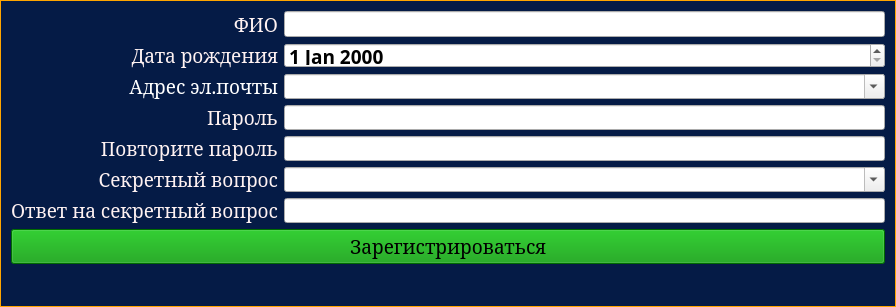
<?xml version="1.0" encoding="UTF-8"?>
<ui version="4.0">
 <class>RegisterForm</class>
 <widget class="QWidget" name="RegisterForm">
  <property name="geometry">
   <rect>
    <x>0</x>
    <y>0</y>
    <width>896</width>
    <height>307</height>
   </rect>
  </property>
  <property name="sizePolicy">
   <sizepolicy hsizetype="Fixed" vsizetype="Fixed">
    <horstretch>0</horstretch>
    <verstretch>0</verstretch>
   </sizepolicy>
  </property>
  <property name="minimumSize">
   <size>
    <width>655</width>
    <height>261</height>
   </size>
  </property>
  <property name="maximumSize">
   <size>
    <width>1666666</width>
    <height>350</height>
   </size>
  </property>
  <property name="windowTitle">
   <string>Register new account</string>
  </property>
  <property name="styleSheet">
   <string notr="true">QWidget#RegisterForm {background-color: rgb(5, 27, 70);}
QWidget#RegisterForm {border: 1px solid orange;}</string>
  </property>
  <layout class="QGridLayout" name="gridLayout">
   <item row="0" column="1">
    <layout class="QVBoxLayout" name="verticalLayout_2">
     <item>
      <widget class="QLineEdit" name="input_full_name">
       <property name="sizePolicy">
        <sizepolicy hsizetype="Expanding" vsizetype="Preferred">
         <horstretch>0</horstretch>
         <verstretch>0</verstretch>
        </sizepolicy>
       </property>
       <property name="font">
        <font>
         <family>Bahnschrift SemiBold</family>
         <pointsize>14</pointsize>
         <weight>75</weight>
         <italic>false</italic>
         <bold>true</bold>
        </font>
       </property>
      </widget>
     </item>
     <item>
      <widget class="QDateEdit" name="date_birthday">
       <property name="sizePolicy">
        <sizepolicy hsizetype="Minimum" vsizetype="Preferred">
         <horstretch>0</horstretch>
         <verstretch>0</verstretch>
        </sizepolicy>
       </property>
       <property name="font">
        <font>
         <family>Bahnschrift SemiBold</family>
         <pointsize>14</pointsize>
         <weight>75</weight>
         <italic>false</italic>
         <bold>true</bold>
        </font>
       </property>
      </widget>
     </item>
     <item>
      <widget class="QComboBox" name="input_email">
       <property name="sizePolicy">
        <sizepolicy hsizetype="Preferred" vsizetype="Preferred">
         <horstretch>0</horstretch>
         <verstretch>0</verstretch>
        </sizepolicy>
       </property>
       <property name="font">
        <font>
         <family>Bahnschrift SemiBold</family>
         <pointsize>14</pointsize>
         <weight>7</weight>
         <italic>false</italic>
         <bold>false</bold>
        </font>
       </property>
       <property name="styleSheet">
        <string notr="true">font: 63 14pt &quot;Bahnschrift SemiBold&quot;;</string>
       </property>
       <property name="editable">
        <bool>true</bool>
       </property>
      </widget>
     </item>
     <item>
      <widget class="QLineEdit" name="input_password">
       <property name="sizePolicy">
        <sizepolicy hsizetype="Expanding" vsizetype="Preferred">
         <horstretch>0</horstretch>
         <verstretch>0</verstretch>
        </sizepolicy>
       </property>
       <property name="font">
        <font>
         <family>Bahnschrift SemiBold</family>
         <pointsize>14</pointsize>
         <weight>75</weight>
         <italic>false</italic>
         <bold>true</bold>
        </font>
       </property>
       <property name="toolTip">
        <string>&lt;html&gt;&lt;head/&gt;&lt;body&gt;&lt;p&gt;Нажмите F1, чтобы увидеть пароль&lt;/p&gt;&lt;p&gt;Нажмите F2, чтобы сгенерировать случайный пароль&lt;/p&gt;&lt;/body&gt;&lt;/html&gt;</string>
       </property>
       <property name="echoMode">
        <enum>QLineEdit::Password</enum>
       </property>
      </widget>
     </item>
     <item>
      <widget class="QLineEdit" name="input_repeat_password">
       <property name="sizePolicy">
        <sizepolicy hsizetype="Expanding" vsizetype="Preferred">
         <horstretch>0</horstretch>
         <verstretch>0</verstretch>
        </sizepolicy>
       </property>
       <property name="font">
        <font>
         <family>Bahnschrift SemiBold</family>
         <pointsize>14</pointsize>
         <weight>75</weight>
         <italic>false</italic>
         <bold>true</bold>
        </font>
       </property>
       <property name="echoMode">
        <enum>QLineEdit::Password</enum>
       </property>
      </widget>
     </item>
     <item>
      <widget class="QComboBox" name="secret_question">
       <property name="sizePolicy">
        <sizepolicy hsizetype="Preferred" vsizetype="Preferred">
         <horstretch>0</horstretch>
         <verstretch>0</verstretch>
        </sizepolicy>
       </property>
       <property name="font">
        <font>
         <family>Bahnschrift SemiBold</family>
         <pointsize>14</pointsize>
         <weight>7</weight>
         <italic>false</italic>
         <bold>false</bold>
        </font>
       </property>
       <property name="styleSheet">
        <string notr="true">font: 63 14pt &quot;Bahnschrift SemiBold&quot;;</string>
       </property>
       <property name="editable">
        <bool>true</bool>
       </property>
      </widget>
     </item>
     <item>
      <widget class="QLineEdit" name="secret_answer">
       <property name="sizePolicy">
        <sizepolicy hsizetype="Expanding" vsizetype="Preferred">
         <horstretch>0</horstretch>
         <verstretch>0</verstretch>
        </sizepolicy>
       </property>
       <property name="font">
        <font>
         <family>Bahnschrift SemiBold</family>
         <pointsize>14</pointsize>
         <weight>75</weight>
         <italic>false</italic>
         <bold>true</bold>
        </font>
       </property>
      </widget>
     </item>
    </layout>
   </item>
   <item row="0" column="0">
    <layout class="QVBoxLayout" name="verticalLayout">
     <item>
      <widget class="QLabel" name="label">
       <property name="font">
        <font>
         <family>MS Serif</family>
         <pointsize>14</pointsize>
         <italic>false</italic>
        </font>
       </property>
       <property name="styleSheet">
        <string notr="true">color: rgb(255, 242, 242);</string>
       </property>
       <property name="text">
        <string>ФИО</string>
       </property>
       <property name="alignment">
        <set>Qt::AlignRight|Qt::AlignTrailing|Qt::AlignVCenter</set>
       </property>
      </widget>
     </item>
     <item>
      <widget class="QLabel" name="label_3">
       <property name="font">
        <font>
         <family>MS Serif</family>
         <pointsize>14</pointsize>
         <italic>false</italic>
        </font>
       </property>
       <property name="styleSheet">
        <string notr="true">color: rgb(255, 242, 242);</string>
       </property>
       <property name="text">
        <string>Дата рождения</string>
       </property>
       <property name="alignment">
        <set>Qt::AlignRight|Qt::AlignTrailing|Qt::AlignVCenter</set>
       </property>
      </widget>
     </item>
     <item>
      <widget class="QLabel" name="label_2">
       <property name="font">
        <font>
         <family>MS Serif</family>
         <pointsize>14</pointsize>
         <italic>false</italic>
        </font>
       </property>
       <property name="styleSheet">
        <string notr="true">color: rgb(255, 255, 255);</string>
       </property>
       <property name="text">
        <string>Адрес эл.почты</string>
       </property>
       <property name="alignment">
        <set>Qt::AlignRight|Qt::AlignTrailing|Qt::AlignVCenter</set>
       </property>
      </widget>
     </item>
     <item>
      <widget class="QLabel" name="label_4">
       <property name="font">
        <font>
         <family>MS Serif</family>
         <pointsize>14</pointsize>
         <italic>false</italic>
        </font>
       </property>
       <property name="toolTip">
        <string>&lt;html&gt;&lt;head/&gt;&lt;body&gt;&lt;p&gt;&lt;span style=&quot; color:#0000ff;&quot;&gt;Требования к паролю:&lt;/span&gt;&lt;/p&gt;&lt;p&gt;&lt;span style=&quot; color:#0000ff;&quot;&gt;- Не менее 8 символов&lt;/span&gt;&lt;/p&gt;&lt;p&gt;&lt;span style=&quot; color:#0000ff;&quot;&gt;- Должен содержать буквы разных регистров&lt;/span&gt;&lt;/p&gt;&lt;p&gt;&lt;span style=&quot; color:#0000ff;&quot;&gt;- В пароле должна быть хотя бы одна цифра&lt;/span&gt;&lt;/p&gt;&lt;/body&gt;&lt;/html&gt;</string>
       </property>
       <property name="styleSheet">
        <string notr="true">color: rgb(255, 242, 242);</string>
       </property>
       <property name="text">
        <string>Пароль</string>
       </property>
       <property name="alignment">
        <set>Qt::AlignRight|Qt::AlignTrailing|Qt::AlignVCenter</set>
       </property>
      </widget>
     </item>
     <item>
      <widget class="QLabel" name="label_5">
       <property name="font">
        <font>
         <family>MS Serif</family>
         <pointsize>14</pointsize>
         <italic>false</italic>
        </font>
       </property>
       <property name="styleSheet">
        <string notr="true">color: rgb(255, 242, 242);</string>
       </property>
       <property name="text">
        <string>Повторите пароль</string>
       </property>
       <property name="alignment">
        <set>Qt::AlignRight|Qt::AlignTrailing|Qt::AlignVCenter</set>
       </property>
      </widget>
     </item>
     <item>
      <widget class="QLabel" name="label_6">
       <property name="font">
        <font>
         <family>MS Serif</family>
         <pointsize>14</pointsize>
         <italic>false</italic>
        </font>
       </property>
       <property name="toolTip">
        <string>&lt;html&gt;&lt;head/&gt;&lt;body&gt;&lt;p&gt;&lt;span style=&quot; color:#0000ff;&quot;&gt;Секретный вопрос необходим для восстановления пароля&lt;/span&gt;&lt;/p&gt;&lt;p&gt;&lt;span style=&quot; color:#0000ff;&quot;&gt;Выбирайте секретный вопрос с умом!&lt;/span&gt;&lt;/p&gt;&lt;/body&gt;&lt;/html&gt;</string>
       </property>
       <property name="styleSheet">
        <string notr="true">color: rgb(255, 242, 242);</string>
       </property>
       <property name="text">
        <string>Секретный вопрос</string>
       </property>
       <property name="alignment">
        <set>Qt::AlignRight|Qt::AlignTrailing|Qt::AlignVCenter</set>
       </property>
      </widget>
     </item>
     <item>
      <widget class="QLabel" name="label_7">
       <property name="font">
        <font>
         <family>MS Serif</family>
         <pointsize>14</pointsize>
         <italic>false</italic>
        </font>
       </property>
       <property name="styleSheet">
        <string notr="true">color: rgb(255, 242, 242);</string>
       </property>
       <property name="text">
        <string>Ответ на секретный вопрос</string>
       </property>
       <property name="alignment">
        <set>Qt::AlignRight|Qt::AlignTrailing|Qt::AlignVCenter</set>
       </property>
      </widget>
     </item>
    </layout>
   </item>
   <item row="2" column="0" colspan="2">
    <widget class="QLabel" name="message_label">
     <property name="sizePolicy">
      <sizepolicy hsizetype="Preferred" vsizetype="Preferred">
       <horstretch>0</horstretch>
       <verstretch>0</verstretch>
      </sizepolicy>
     </property>
     <property name="font">
      <font>
       <family>MS Serif</family>
       <pointsize>14</pointsize>
       <italic>false</italic>
      </font>
     </property>
     <property name="styleSheet">
      <string notr="true">color: rgb(255, 0, 0);</string>
     </property>
     <property name="text">
      <string/>
     </property>
     <property name="alignment">
      <set>Qt::AlignCenter</set>
     </property>
    </widget>
   </item>
   <item row="1" column="0" colspan="2">
    <widget class="QPushButton" name="btn_register">
     <property name="font">
      <font>
       <family>MS Serif</family>
       <pointsize>14</pointsize>
       <italic>false</italic>
      </font>
     </property>
     <property name="styleSheet">
      <string notr="true">background-color: rgb(0, 150, 0);</string>
     </property>
     <property name="text">
      <string>Зарегистрироваться</string>
     </property>
    </widget>
   </item>
  </layout>
  <zorder>btn_register</zorder>
  <zorder>message_label</zorder>
 </widget>
 <resources/>
 <connections/>
</ui>
